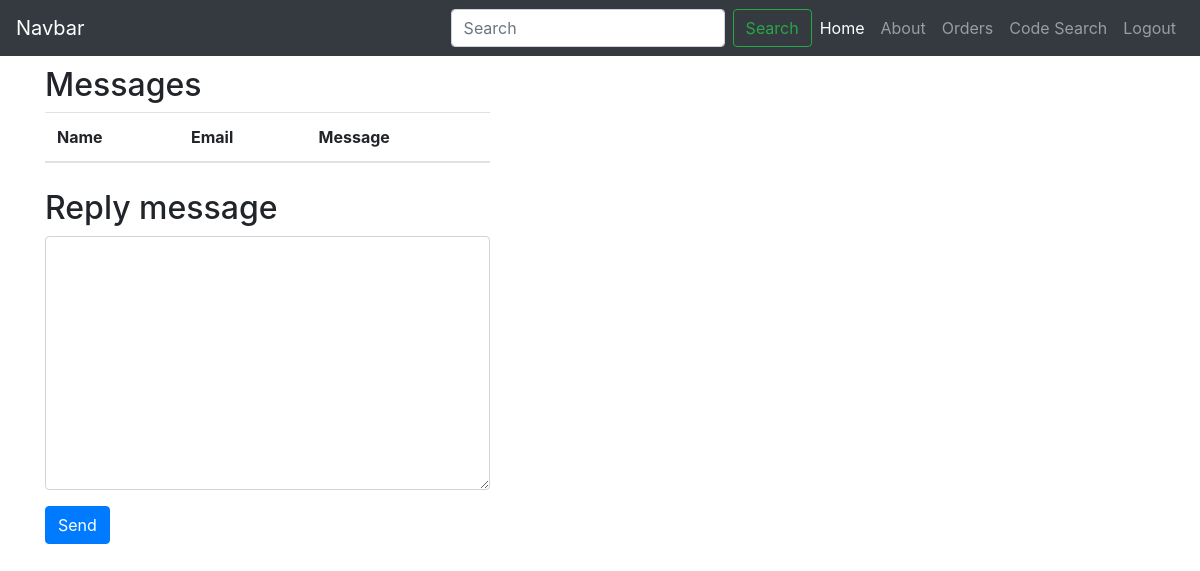
The app's page /reply/4 (signed in), older data.
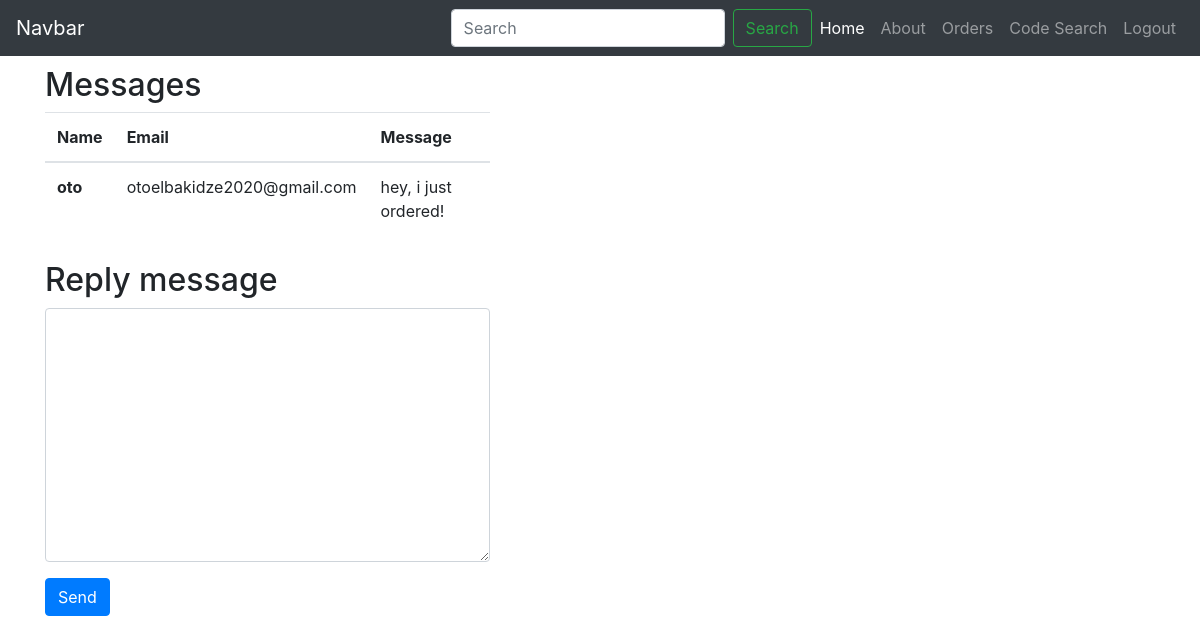
The same page, newer data.
### tables this page shows
CREATE TABLE "messages" (
	"id"	INTEGER,
	"name"	TEXT NOT NULL,
	"email"	TEXT NOT NULL,
	"text"	TEXT NOT NULL,
	PRIMARY KEY("id" AUTOINCREMENT)
);

### app.py (the view)
@app.route("/reply/<id>")
def reply_page(id):
    if "admin" in session:
        global reply_id
        reply_id = id
        message = find_message(id)
        return render_template("reply.html", message = message)
    return redirect("/")

### main.py (called while the page is built)
def find_message(id):
    sql = f"select * from messages where id = {id};"
    con = sqlite3.connect("date.db")
    cur = con.cursor()
    cur.execute(sql)
    messages = cur.fetchall()
    con.close()
    return messages

### templates/reply.html (shortened to what this page needs)
<!DOCTYPE html>
<html lang="en">
<head>
    <link rel="stylesheet" href="https://cdn.jsdelivr.net/npm/bootstrap@4.6.0/dist/css/bootstrap.min.css">
    <link rel="stylesheet" href="https://kit-pro.fontawesome.com/releases/v5.15.3/css/pro.min.css">
</head>
<body>
    <nav class="navbar navbar-expand-lg navbar-dark bg-dark">
        <a class="navbar-brand" href="#">Navbar</a>
        <div class="collapse navbar-collapse" id="navbarSupportedContent">
          <ul class="navbar-nav ml-auto">
            <form action="/searchadmin" method="get" class="form-inline my- my-lg-0">
              <input class="form-control mr-sm-2" type="search" placeholder="Search" aria-label="Search" name="search" required>
              <button class="btn btn-outline-success my-2 my-sm-0" type="submit">Search</button>
            </form>
            <li class="nav-item active">
              <a class="nav-link" href="/">Home</a>
            </li>
            <li class="nav-item">
              <a class="nav-link" href="/about">About</a>
            </li>
            <li class="nav-item">
              <a class="nav-link" href="/orders">Orders</a>
            </li>
            <li class="nav-item">
              <a class="nav-link" href="/codesearch">Code Search</a>
            </li>
            <li class="nav-item">
              <a class="nav-link" href="/logout">Logout</a>
            </li>
          </ul>
        </div>
      </nav>
    <div class="container">
        <div class="row">
            <div class="col-md-12">
                <h2>Messages</h2>
            </div>
            <div class="col-md-5">
                <table class="table">
                    <thead>
                      <tr>
                        <th scope="col">Name</th>
                        <th scope="col">Email</th>
                        <th scope="col">Message</th>
                      </tr>
                    </thead>
                    <tbody>
                      {% for i in message: %}
                      <tr>
                        <th scope="row">{{i[1]}}</th>
                        <td>{{i[2]}}</td>
                        <td>{{i[3]}}</td>
                      </tr>
                      {% endfor %}
                    </tbody>
                  </table>
            </div>
        </div>
    </div>
    <div class="container">
        <div class="row">
            <div class="col-md-5">
                <h2>Reply message</h2>
                <form action="/send" method="post">
                    <div class="form-group">
                    <textarea name="text" cols="30" rows="10" class="form-control"></textarea>
                    </div>
                    <div class="form-group">
                        <button type="submit" class="btn btn-primary">Send</button>
                    </div>
                </form>
            </div>
        </div>
    </div>
</body>
</html>

Row changes from the older to the newer data that the page shows:
added messages: name "oto", email "otoelbakidze2020@gmail.com", text "hey, i just ordered!"
